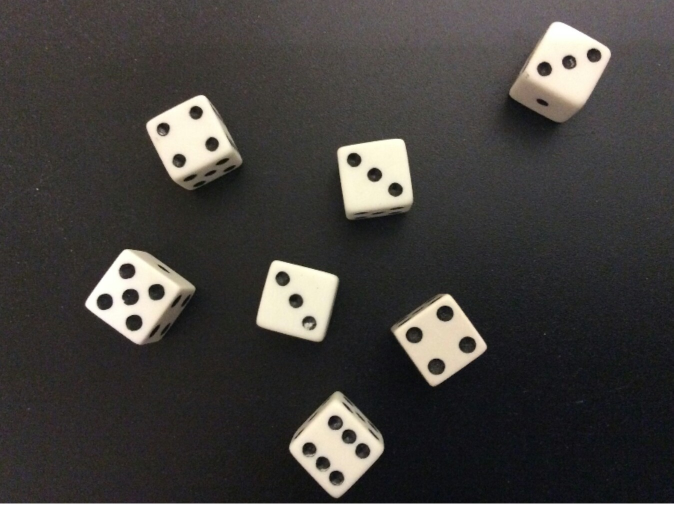
//> input picture task_1/auv.jpg, 1347 x 1010 px (shown at 1/2 size)
$ ./auv   (built with g++ and OpenCV 4)
//> lines starting //> are read from the running program, lines starting //| are printed output that depends on the picture; after the words box and inside, x2 and y2 are one past the last pixel; in counts of white or black regions, pixels touching at a corner belong together
#include "opencv2/highgui/highgui.hpp"
#include "opencv2/imgproc/imgproc.hpp"
#include "opencv2/core/core.hpp"
#include<stdio.h>
#include<iostream>

using namespace cv;
using namespace std;

int main()
{
Mat img,img2;
int i,j,circles[7],a=0,c=0,num;
Mat pic=imread("auv.jpg",1);
//> pic is the input picture: 1010 rows x 1347 cols, CV_8UC3; mean B, G, R 60.4, 63.1, 65.8
cvtColor(pic,img,CV_BGR2GRAY);
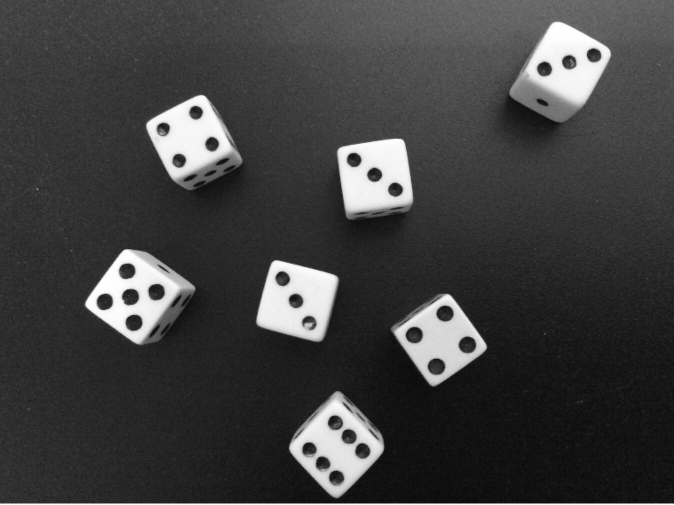
//> img: 1010 rows x 1347 cols, CV_8UC1 (shown at 1/2 size); min 5, max 255, mean 63.6
Mat img1(pic.rows,pic.cols,CV_8UC1,Scalar(0));
Mat finalimg(pic.rows,pic.cols,CV_8UC1,Scalar(0));

for(i=0;i<img.rows;i++)
    for(j=0;j<img.cols;j++)
 	{
		if(img.at<uchar>(i,j)>190)
			img1.at<uchar>(i,j)=255;
		else
			img1.at<uchar>(i,j)=0;
	}
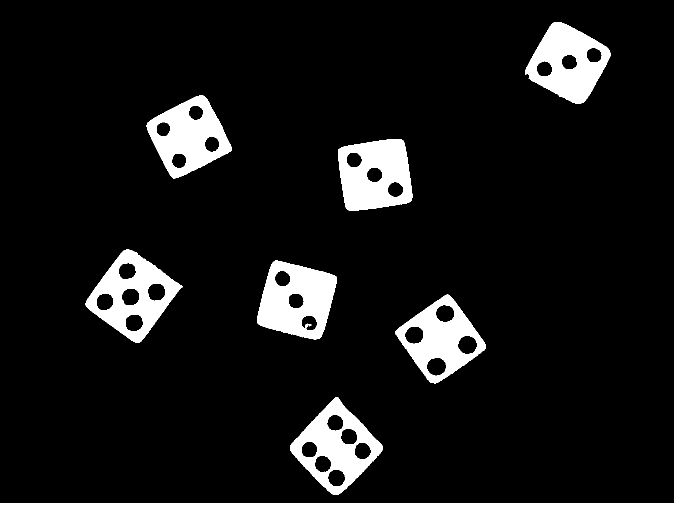
//> img1: 1010 rows x 1347 cols, CV_8UC1 (shown at 1/2 size); 8.1% white; 9 white regions, largest, box (x1, y1, x2, y2) and area: (514, 521, 674, 679) 16180, (676, 278, 825, 422) 15661, (171, 499, 365, 686) 15441
vector<vector<Point> >contours;
vector<vector<Point> >cont;
vector<Vec4i> hierarchy;

Canny(img1,img2,50,75,5,4);
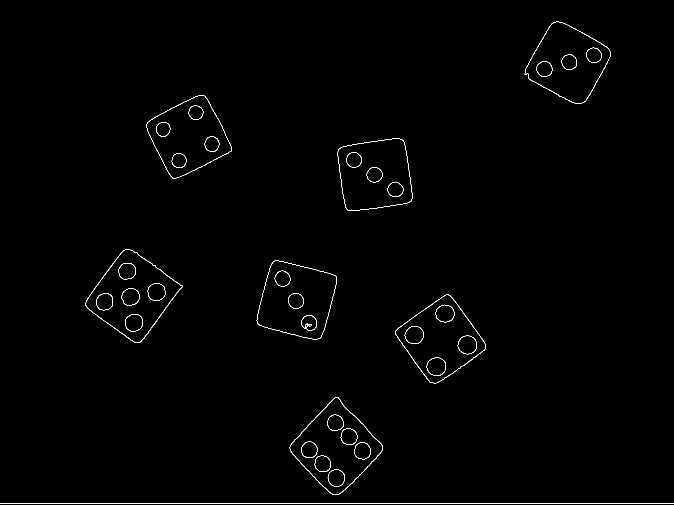
//> img2: 1010 rows x 1347 cols, CV_8UC1 (shown at 1/2 size); 0.64% white in thin lines or dots

findContours(img2,contours,hierarchy,CV_RETR_TREE,CV_CHAIN_APPROX_SIMPLE,Point(0,0));
//> contours = 73 contours, 2 with area under 20; largest, box (x1, y1, x2, y2) and area: (170, 498, 365, 686) 20225, (579, 794, 766, 990) 20154, (170, 498, 365, 686) 20004, (579, 794, 766, 990) 19886, (513, 520, 674, 679) 18386

 cout<<"Enter the sum of numbers to be shown on dice : ";
 cin>>num;
//> the answer given: 3


  for( int i = 0; i< contours.size(); i++ )
     {
    if((arcLength(contours[i],1)>=200)&&(arcLength(contours[i],1)<=2000))
      {
       cont.push_back(contours[i]);
       if(a>0)
        circles[c++]=a;
       a=0;

     drawContours( pic, contours,i,  Scalar(0,0,255), 2, 8, hierarchy, 0, Point() );

       i=i+1;
      }

    else if(arcLength(contours[i],1)<=200)
       if((contourArea(contours[i],0)>=250||contourArea(contours[i],0)<=-250))
       if(i!=27)
          {
    		a++;
    		Point2f center;
     		float radius;
     		minEnclosingCircle(contours[i],center,radius);
     		circle(pic,center,cvRound(radius),Scalar(0,255,0),2);
   		i++;
          }

      }
//> this loop made 39 passes
//> (a, center, radius, i) on passes 3, 4, 5, 6, 7, 8, 10, 11, 12, 13, 18, 19: (1, Point(672.3, 955.7), 17.71, 4), (2, Point(645.5, 927), 17.5, 6), (3, Point(724.9, 901.2), 17.62, 8), (4, Point(618.1, 899.4), 16.87, 10), (5, Point(697.7, 872.7), 17.42, 12), (6, Point(670.6, 845.4), 17.13, 14), (1, Point(872.5, 732.4), 19.63, 18), (2, Point(934.3, 689.5), 19.47, 20), (3, Point(828.1, 669.2), 19.21, 22), (4, Point(889.6, 626.9), 18.9, 24), (1, Point(617.9, 645.7), 16, 31), (2, Point(591.4, 601.5), 16.01, 33)
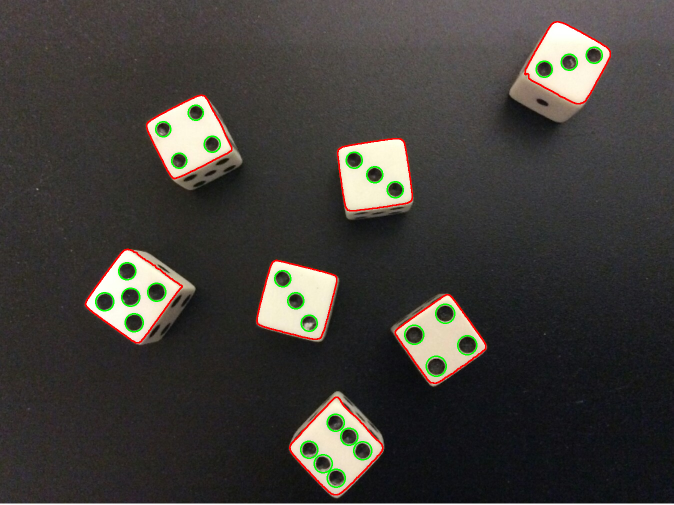
//> pic: 1010 rows x 1347 cols, CV_8UC3 (shown at 1/2 size); 1.61% of pixels changed, all inside (x1, y1, x2, y2) = (169, 42, 1222, 991)
//> after the loop, cont = 7 contours; box (x1, y1, x2, y2) and area: (579, 794, 766, 990) 20154, (170, 498, 365, 686) 20004, (513, 520, 674, 679) 18386, (790, 589, 972, 767) 18347, (675, 277, 825, 422) 17803, (1049, 43, 1221, 208) 17491, (293, 190, 464, 358) 17424; circles = [6, 4, 3, 5, 3, 4, 0]; c = 6; a = 3

       circles[6]=a;
//> circles = [6, 4, 3, 5, 3, 4, 3]

       for(i=0;i<7;i++)
       {
         int m;
         for(m=0;m<7;m++)
             if(m!=i)
             if(circles[m]==num-circles[i])
              {
                cout<<i+1<<endl;
        	Point2f corner[4];
        	RotatedRect box = minAreaRect(cont[i]);
       		box.points(corner);
        	int j,k;
        	int xl=corner[0].x,xh=corner[0].x,yl=corner[0].y,yh=corner[0].y;
                for( j = 0; j < 4; j++ )
                   {
			if(corner[j].x<xl)
				xl=corner[j].x;
			if(corner[j].x>xh)
				xh=corner[j].x;
			if(corner[j].y<yl)
				yl=corner[j].y;
			if(corner[j].y>yh)
				yh=corner[j].y;
		   }
		for(j=yl;j<yh;j++)
		for(k=xl;k<xh;k++)
			finalimg.at<uchar>(j,k)=img1.at<uchar>(j,k);


     	      }
       }
//> this loop made 7 passes
//> finalimg: 1010 rows x 1347 cols, CV_8UC1; every value is 0
cout<<endl;
cout<<"over";
namedWindow("window",WINDOW_NORMAL);
imshow("window",pic);
namedWindow("window2",WINDOW_NORMAL);
imshow("window2",finalimg);
waitKey(0);

}
